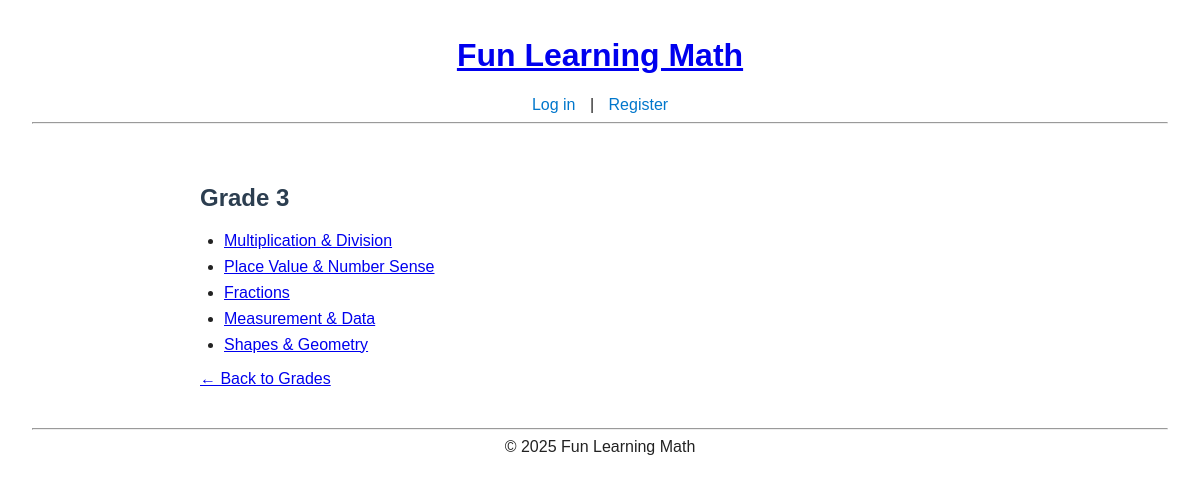
The app's page /curriculum/3/ with its own data.
### curriculum/models.py (models this page shows, shortened)
class Grade(models.Model):
    level = models.PositiveSmallIntegerField(unique=True)   # 3-8, 9(SHSAT), 10(SAT)
    class Meta:
        ordering = ["level"]

class Domain(models.Model):
    grade = models.ForeignKey(Grade, on_delete=models.CASCADE, related_name="domains")
    name  = models.CharField(max_length=100)
    slug  = models.SlugField(max_length=120, blank=True)
    sort_order = models.PositiveSmallIntegerField(default=00)
    class Meta:
        unique_together = ("grade", "name")
        ordering = ["grade__level", "sort_order", "name"]

### curriculum/views.py (the view)
# urls.py: path("<int:grade_level>/", DomainListView.as_view(), name="domain_list"),
class DomainListView(ListView):
    template_name = "curriculum/domain_list.html"
    context_object_name = "domains"
    def get_queryset(self):
        self.grade = get_object_or_404(Grade, level=self.kwargs["grade_level"])
        return self.grade.domains.order_by("sort_order")
    def get_context_data(self, **kwargs):
        ctx = super().get_context_data(**kwargs)
        ctx["grade"] = self.grade
        return ctx

### curriculum/templates/curriculum/domain_list.html (shortened to what this page needs)
{% extends "base.html" %}
{% block content %}
<h2>Grade {{ grade.level }}</h2>
<ul>
  {% for domain in domains %}
    <li>
      <a href="{% url 'curriculum:standard_list' grade.level domain.slug %}">
        {{ domain.name }}
      </a>
    </li>
  {% endfor %}
</ul>
<a href="{% url 'curriculum:grade_list' %}">← Back to Grades</a>
{% endblock %}

### static/style.css (style rules this page uses)
body { font-family: Arial, sans-serif; background-color: #fff; color: #222; margin: 0; padding: 0 1rem; }
h1, h2, h3 { color: #2c3e50; }
ul { padding-left: 1.5rem; }
ul li { margin-bottom: 0.5rem; }

### records on screen
Grade: level "3"
Domain: name "Multiplication & Division"
Domain: name "Place Value & Number Sense"
Domain: name "Fractions"
Domain: name "Measurement & Data"
Domain: name "Shapes & Geometry"
